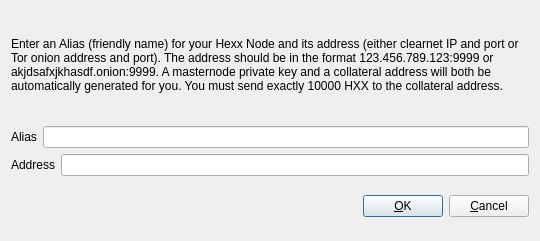
<?xml version="1.0" encoding="UTF-8"?>
<ui version="4.0">
 <class>AddEditMNode</class>
 <widget class="QDialog" name="AddEditMNode">
  <property name="geometry">
   <rect>
    <x>0</x>
    <y>0</y>
    <width>540</width>
    <height>241</height>
   </rect>
  </property>
  <property name="windowTitle">
   <string>Add/Edit Hexx Node</string>
  </property>
  <property name="modal">
   <bool>true</bool>
  </property>
  <layout class="QVBoxLayout" name="verticalLayout">
   <item>
    <layout class="QVBoxLayout" name="verticalLayout_2">
     <property name="topMargin">
      <number>0</number>
     </property>
     <property name="bottomMargin">
      <number>0</number>
     </property>
     <item>
      <widget class="QLabel" name="label_3">
       <property name="sizePolicy">
        <sizepolicy hsizetype="Preferred" vsizetype="Expanding">
         <horstretch>0</horstretch>
         <verstretch>0</verstretch>
        </sizepolicy>
       </property>
       <property name="text">
        <string>&lt;html&gt;&lt;head/&gt;&lt;body&gt;&lt;p&gt;Enter an Alias (friendly name) for your Hexx Node and its address (either clearnet IP and port or Tor onion address and port). The address should be in the format 123.456.789.123:9999 or akjdsafxjkhasdf.onion:9999. A masternode private key and a collateral address will both be automatically generated for you. You must send exactly 10000 HXX to the collateral address.&lt;/p&gt;&lt;/body&gt;&lt;/html&gt;</string>
       </property>
       <property name="wordWrap">
        <bool>true</bool>
       </property>
      </widget>
     </item>
     <item>
      <layout class="QHBoxLayout" name="horizontalLayout">
       <property name="bottomMargin">
        <number>0</number>
       </property>
       <item>
        <widget class="QLabel" name="label">
         <property name="text">
          <string>Alias</string>
         </property>
        </widget>
       </item>
       <item>
        <widget class="QLineEdit" name="aliasLineEdit"/>
       </item>
      </layout>
     </item>
     <item>
      <layout class="QHBoxLayout" name="horizontalLayout_2">
       <property name="bottomMargin">
        <number>0</number>
       </property>
       <item>
        <widget class="QLabel" name="label_2">
         <property name="text">
          <string>Address</string>
         </property>
        </widget>
       </item>
       <item>
        <widget class="QLineEdit" name="addressLineEdit"/>
       </item>
      </layout>
     </item>
     <item>
      <layout class="QHBoxLayout" name="horizontalLayout_3">
       <property name="bottomMargin">
        <number>0</number>
       </property>
      </layout>
     </item>
    </layout>
   </item>
   <item>
    <layout class="QHBoxLayout" name="horizontalLayout_Buttons">
     <item>
      <spacer name="horizontalSpacer_1">
       <property name="orientation">
        <enum>Qt::Horizontal</enum>
       </property>
       <property name="sizeHint" stdset="0">
        <size>
         <width>40</width>
         <height>48</height>
        </size>
       </property>
      </spacer>
     </item>
     <item>
      <widget class="QLabel" name="statusLabel">
       <property name="font">
        <font>
         <weight>75</weight>
         <bold>true</bold>
        </font>
       </property>
       <property name="text">
        <string/>
       </property>
       <property name="textFormat">
        <enum>Qt::PlainText</enum>
       </property>
       <property name="wordWrap">
        <bool>true</bool>
       </property>
      </widget>
     </item>
     <item>
      <spacer name="horizontalSpacer_2">
       <property name="orientation">
        <enum>Qt::Horizontal</enum>
       </property>
       <property name="sizeHint" stdset="0">
        <size>
         <width>40</width>
         <height>48</height>
        </size>
       </property>
      </spacer>
     </item>
     <item>
      <widget class="QPushButton" name="okButton">
       <property name="text">
        <string>&amp;OK</string>
       </property>
      </widget>
     </item>
     <item>
      <widget class="QPushButton" name="cancelButton">
       <property name="text">
        <string>&amp;Cancel</string>
       </property>
       <property name="autoDefault">
        <bool>false</bool>
       </property>
      </widget>
     </item>
    </layout>
   </item>
  </layout>
 </widget>
 <resources/>
 <connections/>
</ui>
